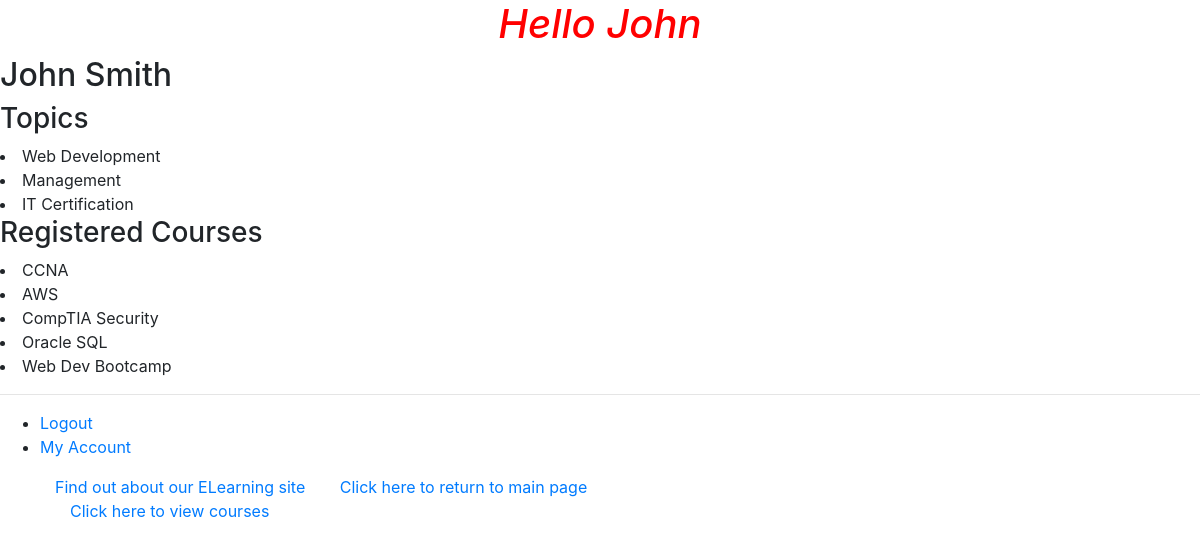
Page /Lab3App/myaccount/ (signed in) on the committed database.
### Lab3App/models.py (models this page shows, shortened)
class Topic(models.Model):
 name = models.CharField(max_length=200)
 length = models.IntegerField(default=12)
 def __str__(self):
  return self.name

class Course(models.Model):
 title = models.CharField(max_length=200)
 topic = models.ForeignKey(Topic, related_name='courses',on_delete=models.CASCADE)
 price = models.DecimalField(validators=[validate_price], max_digits=10, decimal_places=2)
 for_everyone = models.BooleanField(default=True)
 description = models.TextField(blank=True)
 num_reviews = models.PositiveIntegerField(default=0)
 def __str__(self):
  return self.title

### Lab3App/views.py (the view)
# urls.py: path(r'myaccount/', views.myaccount, name='myaccount'),
@login_required
def myaccount(request):
    try:
     if request.user.is_authenticated:
        student = Student.objects.get(id=request.user.id)
        if student:
            print(student.registered_courses.all())
            return render(request, 'Lab3App/myaccount.html', {
                'first_name': student.first_name,
                'last_name': student.last_name,
                'topics': student.interested_in.all(),
                'courses': student.registered_courses.all(),
            })
        else:
            return HttpResponse("you are not registered as a student")
    except:
        base_url = reverse('Lab3App:login')
        query_string = urlencode({'next': 'myaccount'})
        url = '{}?{}'.format(base_url)
        return redirect(url)

### templates/Lab3App/myaccount.html
{% extends 'Lab3App/base.html' %}
{% block body_block %}
    <h2> {{ first_name }} {{ last_name }} </h2>
    <h3> Topics </h3>
    {% for topic in topics %}
        <li> {{ topic }} </li>
    {% endfor %}
    <h3> Registered Courses </h3>
    {% for course in courses %}
        <li> {{ course }} </li>
    {% endfor %}
{% endblock %}

### templates/Lab3App/base.html (shortened to what this page needs)
<!DOCTYPE html>
{% load static %}
<html>
<head>
    <link rel="stylesheet" type="text/css" href="{% static 'myapp/style.css' %}"/>
 <link rel="stylesheet" href="https://stackpath.bootstrapcdn.com/bootstrap/4.5.2/css/bootstrap.min.css">
 </head><body>
<div>
    <h1>Hello
        {% block myhdg %}
            {% if request.user.is_authenticated %} {{ user.first_name }}
            {% endif %}
        {% endblock %}
    </h1>
    {% block body_block %} {% endblock %}
</div>
<hr/>
<div>
    <ul>
        {% if request.user.is_authenticated %}
            <li ><a href="{% url 'Lab3App:logout' %}">Logout</a></li>
            <li ><a href="{% url 'Lab3App:myaccount' %}">My Account</a></li>
        {% else %}
            <li ><a href="{% url 'Lab3App:login' %}">Login</a></li>
            <li ><a href="{% url 'Lab3App:register' %}">Register <Here></Here></a></li>
        {% endif %}
        <li class="hbar1"><a href="{% url 'Lab3App:about' %}">Find out about our ELearning site</a></li>
        <li class="hbar1"><a href="{% url 'Lab3App:index' %}">Click here to
            return to main page</a><br/></li>
        <li class="hbar1"><a href="{% url 'Lab3App:findcourses' %}">Click here to view courses</a><br/></li>
    </ul>
</div>
 </body>
</html>

### Lab3App/Static/Lab3App/style.css (style rules this page uses)
h1 { background-color: #FFFFFF; color: #FF0000; font-size: 16pt; font-style: italic; text-align: center; }
.hbar1 { display: inline; margin: 15px; }

### rows in the picture
Topic: name "Web Development"
Topic: name "Management"
Topic: name "IT Certification"
Course: title "CCNA"
Course: title "AWS"
Course: title "CompTIA Security"
Course: title "Oracle SQL"
Course: title "Web Dev Bootcamp"

### other values in the picture
{{ user.first_name }} "John"
{{ first_name }} "John"
{{ last_name }} "Smith"
